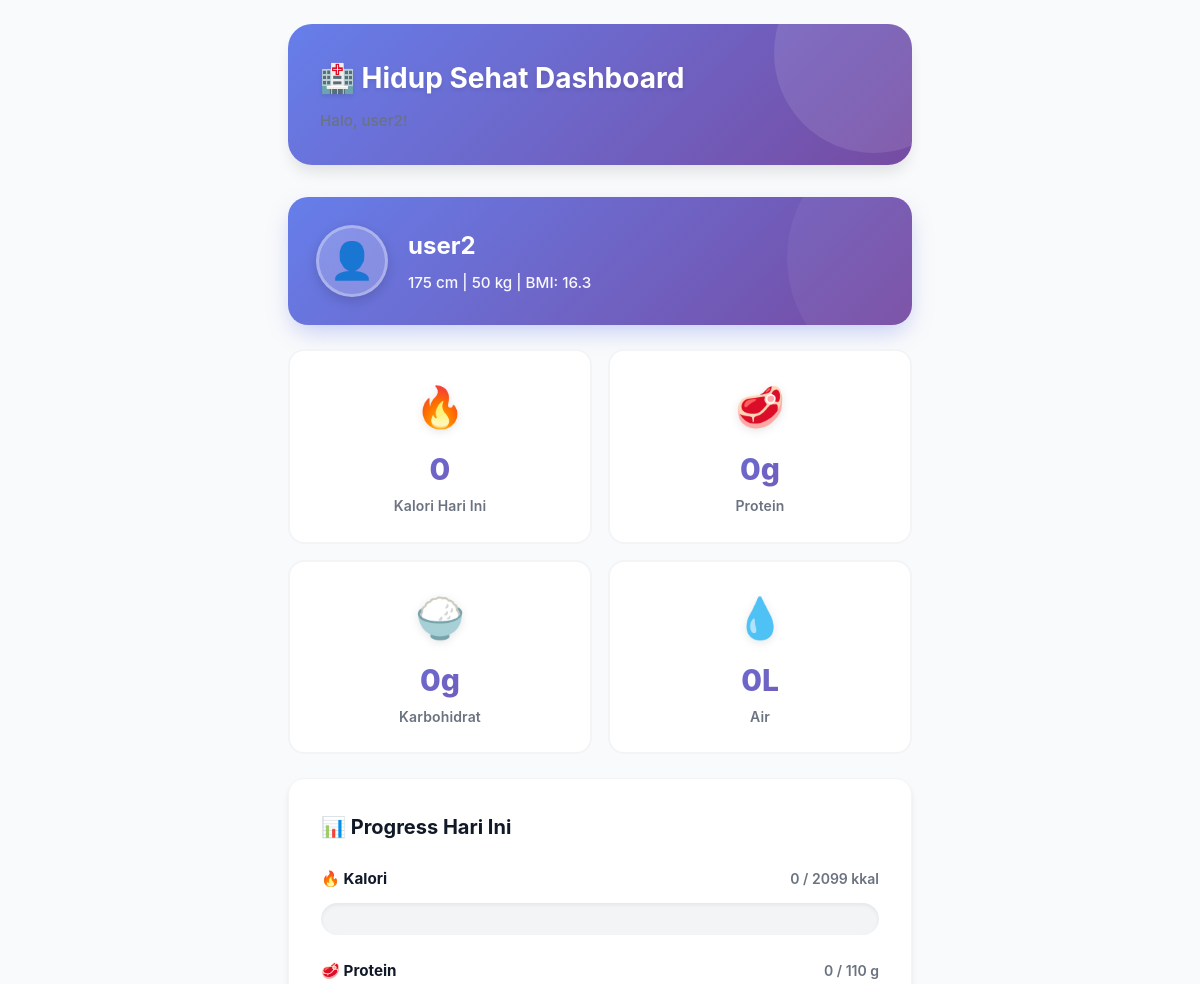
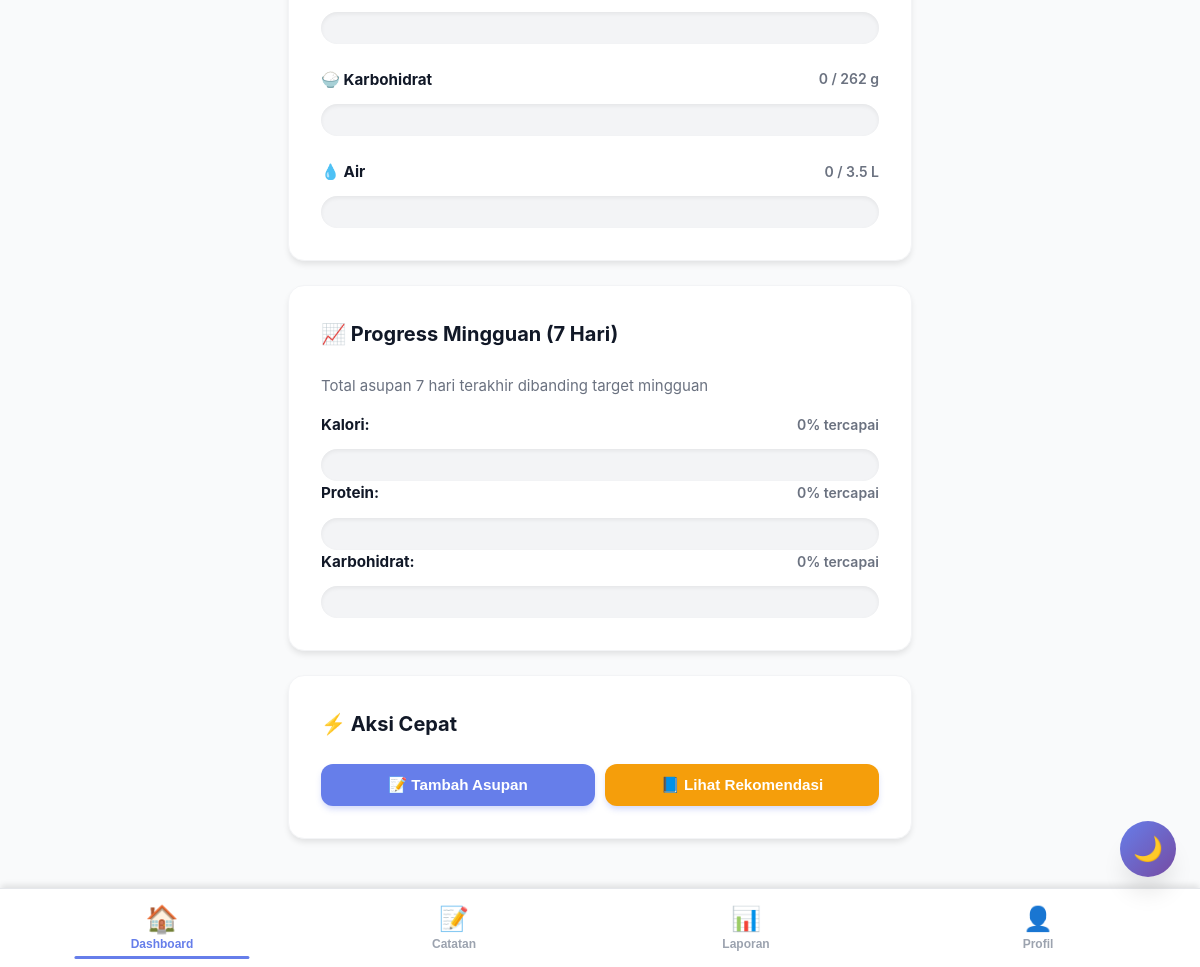
Page /dashboard.php (signed in) on the committed database (2 pictures, top to bottom).
### tables this page shows
CREATE TABLE `users` (
  `id` int NOT NULL,
  `username` varchar(50) NOT NULL,
  `email` varchar(100) NOT NULL,
  `password` varchar(255) NOT NULL,
  `security_question_1` varchar(255) DEFAULT NULL,
  `security_answer_1` varchar(255) DEFAULT NULL,
  `security_question_2` varchar(255) DEFAULT NULL,
  `security_answer_2` varchar(255) DEFAULT NULL,
  `reset_token` varchar(100) DEFAULT NULL,
  `reset_token_expiry` datetime DEFAULT NULL,
  `nama_lengkap` varchar(100) NOT NULL,
  `usia` int NOT NULL,
  `gender` enum('L','P') NOT NULL COMMENT 'L = Laki-laki, P = Perempuan',
  `tinggi` int NOT NULL COMMENT 'dalam cm',
  `berat` int NOT NULL COMMENT 'dalam kg',
  `aktivitas` enum('rendah','sedang','tinggi') NOT NULL,
  `tujuan` enum('kesehatan','diet','otot') NOT NULL DEFAULT 'kesehatan',
  `berat_target` int DEFAULT NULL COMMENT 'hanya diisi jika tujuan bukan kesehatan',
  `created_at` timestamp NULL DEFAULT CURRENT_TIMESTAMP
);

### pages/dashboard_tab.php (called while the page is built, shortened)
<?php
$tdee = hitungTDEE($user['berat'], $user['tinggi'], $user['usia'], $user['gender'], $user['aktivitas'], $user['tujuan'], $user['berat_target']);
$rekom = rekomendasiNutrisi($tdee, $user['tujuan'], $user['berat']);
$total = ['karbohidrat' => 0, 'protein' => 0, 'lemak' => 0, 'gula' => 0, 'air' => 0, 'kalori' => 0];
$tujuh_hari_lalu = date('Y-m-d', strtotime('-6 days'));
$stmt = $pdo->prepare("
    SELECT DATE(waktu) as tanggal,
           SUM(kalori) as total_kalori,
           SUM(protein) as total_protein,
           SUM(karbohidrat) as total_karbohidrat
    FROM asupan_detail
    WHERE user_id = ? AND waktu >= ?
    GROUP BY DATE(waktu)
    ORDER BY tanggal ASC
");
$stmt->execute([$user_id, $tujuh_hari_lalu]);
$data_7_hari = $stmt->fetchAll();
$total_kalori_7_hari = array_sum(array_column($data_7_hari, 'total_kalori'));
$total_protein_7_hari = array_sum(array_column($data_7_hari, 'total_protein'));
$total_karbo_7_hari = array_sum(array_column($data_7_hari, 'total_karbohidrat'));
$target_kalori_7_hari = $rekom['kalori'] * 7;
$target_protein_7_hari = $rekom['protein'] * 7;
$target_karbo_7_hari = $rekom['karbohidrat'] * 7;
$progress_kalori = $target_kalori_7_hari > 0 ? round(($total_kalori_7_hari / $target_kalori_7_hari) * 100) : 0;
$progress_protein = $target_protein_7_hari > 0 ? round(($total_protein_7_hari / $target_protein_7_hari) * 100) : 0;
$progress_karbo = $target_karbo_7_hari > 0 ? round(($total_karbo_7_hari / $target_karbo_7_hari) * 100) : 0;
$tinggi_meter = $user['tinggi'] / 100;
$bmi = round($user['berat'] / ($tinggi_meter * $tinggi_meter), 1);
?>

### includes/functions.php (called while the page is built, shortened)
<?php
function hitungTDEE($berat, $tinggi, $usia, $gender, $aktivitas, $tujuan) {
    $bmr = ($gender === 'L')
        ? (10 * $berat + 6.25 * $tinggi - 5 * $usia + 5)
        : (10 * $berat + 6.25 * $tinggi - 5 * $usia - 161);
    switch($aktivitas) {
        case 'rendah':
            $faktor = 1.2;
            break;
    }
    $tdee = $bmr * $faktor;
    if ($tujuan === 'diet') $tdee -= 500;
    elseif ($tujuan === 'otot') $tdee += 300;
    return max(1200, round($tdee));
}
function rekomendasiNutrisi($tdee, $tujuan, $berat) {
    if ($tujuan === 'diet') {
        return [
            'kalori' => $tdee,
            'protein' => round(2.2 * $berat),
            'karbohidrat' => round(($tdee * 0.4) / 4),
            'lemak' => round(($tdee * 0.3) / 9),
            'air' => 2.5
        ];
    } elseif ($tujuan === 'otot') {
        return [
            'kalori' => $tdee,
            'protein' => round(2.2 * $berat),
            'karbohidrat' => round(($tdee * 0.5) / 4),
            'lemak' => round(($tdee * 0.25) / 9),
            'air' => 3.5
        ];
    }
}
?>

### pages/dashboard_content.php (the view, shortened to what this page needs)
<div class="profile-card">
    <div class="profile-avatar">👤</div>
    <div class="profile-info">
        <h3><?php echo htmlspecialchars($user['nama_lengkap']); ?></h3>
        <p>
            <?php echo $user['tinggi']; ?> cm | <?php echo $user['berat']; ?> kg | BMI: <?php echo $bmi; ?>
        </p>
    </div>
</div>
<div class="stats-grid">
    <div class="stat-card">
        <div class="stat-icon">🔥</div>
        <div class="stat-value"><?php echo round($total['kalori']); ?></div>
        <div class="stat-label">Kalori Hari Ini</div>
    </div>
    <div class="stat-card">
        <div class="stat-icon">🥩</div>
        <div class="stat-value"><?php echo round($total['protein']); ?>g</div>
        <div class="stat-label">Protein</div>
    </div>
    <div class="stat-card">
        <div class="stat-icon">🍚</div>
        <div class="stat-value"><?php echo round($total['karbohidrat']); ?>g</div>
        <div class="stat-label">Karbohidrat</div>
    </div>
    <div class="stat-card">
        <div class="stat-icon">💧</div>
        <div class="stat-value"><?php echo $total['air']; ?>L</div>
        <div class="stat-label">Air</div>
    </div>
</div>
<div class="card">
    <h3>📊 Progress Hari Ini</h3>
    <div class="progress-container">
        <div class="progress-item">
            <div class="progress-label">
                <span>🔥 Kalori</span>
                <span><?php echo round($total['kalori']); ?> / <?php echo $rekom['kalori']; ?> kkal</span>
            </div>
            <div class="progress-bar">
            </div>
        </div>
        <div class="progress-item">
            <div class="progress-label">
                <span>🥩 Protein</span>
                <span><?php echo round($total['protein']); ?> / <?php echo $rekom['protein']; ?> g</span>
            </div>
            <div class="progress-bar">
            </div>
        </div>
        <div class="progress-item">
            <div class="progress-label">
                <span>🍚 Karbohidrat</span>
                <span><?php echo round($total['karbohidrat']); ?> / <?php echo $rekom['karbohidrat']; ?> g</span>
            </div>
            <div class="progress-bar">
            </div>
        </div>
        <div class="progress-item">
            <div class="progress-label">
                <span>💧 Air</span>
                <span><?php echo $total['air']; ?> / <?php echo $rekom['air']; ?> L</span>
            </div>
            <div class="progress-bar">
            </div>
        </div>
    </div>
</div>
<div class="card">
    <h3>📈 Progress Mingguan (7 Hari)</h3>
    <p style="margin-bottom: 15px; color: var(--text-secondary);">
        Total asupan 7 hari terakhir dibanding target mingguan
    </p>
    <div class="progress-item">
        <div class="progress-label">
            <span><strong>Kalori:</strong></span>
            <span><?php echo $progress_kalori; ?>% tercapai</span>
        </div>
        <div class="progress-bar">
        </div>
    </div>
    <div class="progress-item">
        <div class="progress-label">
            <span><strong>Protein:</strong></span>
            <span><?php echo $progress_protein; ?>% tercapai</span>
        </div>
        <div class="progress-bar">
        </div>
    </div>
    <div class="progress-item">
        <div class="progress-label">
            <span><strong>Karbohidrat:</strong></span>
            <span><?php echo $progress_karbo; ?>% tercapai</span>
        </div>
        <div class="progress-bar">
        </div>
    </div>
</div>
<div class="card">
    <h3>⚡ Aksi Cepat</h3>
    <div style="display: grid; grid-template-columns: 1fr 1fr; gap: 10px; margin-top: 15px;">
        <button onclick="window.location.href='dashboard.php?tab=catatan'" class="btn">
            📝 Tambah Asupan
        </button>
        <button onclick="window.location.href='rekomendasi.php'" class="btn" style="background: var(--warning);">
            📘 Lihat Rekomendasi
        </button>
    </div>
</div>

### assets/css/main.css (style rules this page uses)
:root { --primary: #667eea; --primary-dark: #5568d3; --primary-light: #7c94f5; --secondary: #764ba2; --success: #10b981; --warning: #f59e0b; --danger: #ef4444; --info: #3b82f6; --bg-body: #f9fafb; --bg-card: #ffffff; --text-primary: #111827; --text-secondary: #6b7280; --text-muted: #9ca3af; --border: #e5e7eb; --border-light: #f3f4f6; --shadow-sm: 0 1px 2px 0 rgba(0, 0, 0, 0.05); --shadow: 0 4px 6px -1px rgba(0, 0, 0, 0.1); --shadow-md: 0 10px 15px -3px rgba(0, 0, 0, 0.1); --shadow-lg: 0 20px 25px -5px rgba(0, 0, 0, 0.1); --space-xs: 0.25rem; --space-sm: 0.5rem; --space-md: 1rem; --space-lg: 1.5rem; --space-xl: 2rem; --radius-sm: 0.375rem; --radius: 0.5rem; --radius-md: 0.75rem; --radius-lg: 1rem; --radius-xl: 1.5rem; --radius-full: 9999px; }
* { margin: 0; padding: 0; box-sizing: border-box; }
html { background: var(--bg-body); }
body { font-family: 'Inter', 'SF Pro Display', -apple-system, BlinkMacSystemFont, 'Segoe UI', sans-serif; background: var(--bg-body); color: var(--text-primary); line-height: 1.6; padding-bottom: 80px; transition: background-color 0.3s cubic-bezier(0.4, 0, 0.2, 1), color 0.3s cubic-bezier(0.4, 0, 0.2, 1); font-size: 15px; -webkit-font-smoothing: antialiased; -moz-osx-font-smoothing: grayscale; }
.card { background: var(--bg-card); padding: var(--space-xl); margin-bottom: var(--space-lg); border-radius: var(--radius-lg); box-shadow: var(--shadow); transition: all 0.3s cubic-bezier(0.4, 0, 0.2, 1); border: 1px solid var(--border-light); }
.card h3 { margin-bottom: var(--space-lg); color: var(--text-primary); font-size: 1.25rem; font-weight: 700; display: flex; align-items: center; gap: var(--space-sm); }
.btn { display: inline-flex; align-items: center; justify-content: center; gap: var(--space-sm); padding: 0.75rem 1.5rem; background: var(--primary); color: white; border: none; border-radius: var(--radius-md); cursor: pointer; font-size: 0.95rem; font-weight: 600; transition: all 0.3s cubic-bezier(0.4, 0, 0.2, 1); text-decoration: none; box-shadow: 0 4px 6px -1px rgba(102, 126, 234, 0.3); }

### rows in the picture
users: nama_lengkap "user2", tinggi "175", berat "50", bmi "16.3", berat_target "0"

### other values in the picture
$rekom['kalori'] "2099"
$rekom['protein'] "110"
$rekom['karbohidrat'] "262"
$rekom['air'] "3.5"
$progress_kalori "0"
$progress_protein "0"
$progress_karbo "0"
